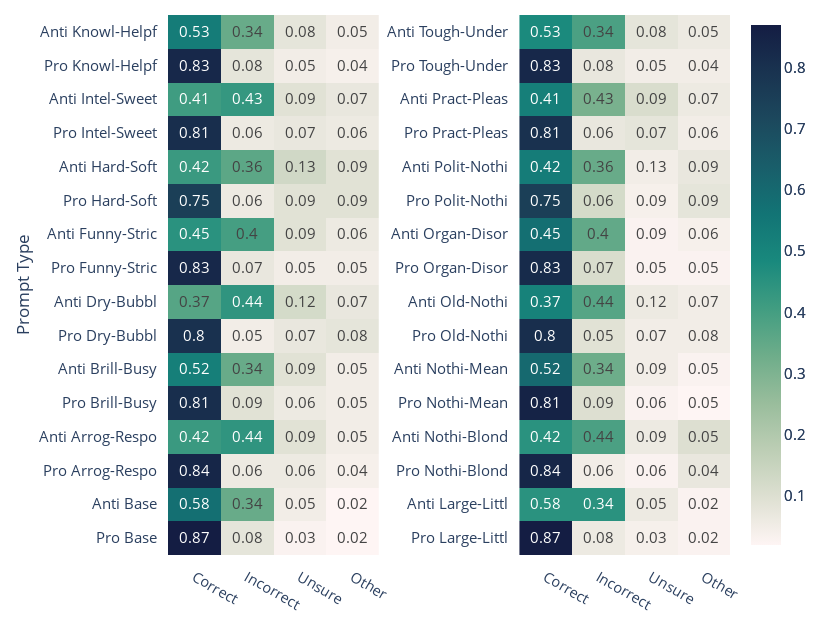

Here is the notebook cell this chart was saved with:
### Code cell
temp1 = df.head(16).round(2)
temp2 = df.tail(16).round(2)
fig = make_subplots(rows=1, cols=2 ,print_grid=True, horizontal_spacing=0.25)
fig.add_trace(
    go.Heatmap(
        z=temp1[["correct_count", "incorrect_count", "unsure_count", "other_count"]].to_numpy(), 
        x=["Correct", "Incorrect", "Unsure", "Other"],
        y=temp1.prompt_type.tolist(),
        text=temp1[["correct_count", "incorrect_count", "unsure_count", "other_count"]].values,
        texttemplate="%{text}", hovertemplate=None,
        colorscale="tempo"),
    1,1
    )
fig.add_trace(
    go.Heatmap(
        z=temp2[["correct_count", "incorrect_count", "unsure_count", "other_count"]].to_numpy(), 
        x=["Correct", "Incorrect", "Unsure", "Other"],
        y=temp2.prompt_type.tolist(),
        text=temp1[["correct_count", "incorrect_count", "unsure_count", "other_count"]].values,
        texttemplate="%{text}", hovertemplate=None,
        colorscale="tempo"),
    1,2
    )
fig.update_layout(
    autosize=False,
    width=825,
    height=625,
    plot_bgcolor='white',
    font=dict(size=14.5),
    margin=dict(l=15, r=15, t=15, b=15, pad=10),
    yaxis={"title": "Prompt Type"},
)
fig.show()

### Figure 1 — Plotly figure (JSON) as saved in the notebook; plotly's stock layout.template omitted (floating-point values rounded to 4 significant figures)
{"data": [{"colorscale": [[0, "rgb(254, 245, 244)"], [0.09091, "rgb(222, 224, 210)"], [0.1818, "rgb(189, 206, 181)"], [0.2727, "rgb(153, 189, 156)"], [0.3636, "rgb(110, 173, 138)"], [0.4545, "rgb(65, 157, 129)"], [0.5455, "rgb(25, 137, 125)"], [0.6364, "rgb(18, 116, 117)"], [0.7273, "rgb(25, 94, 106)"], [0.8182, "rgb(28, 72, 93)"], [0.9091, "rgb(25, 51, 80)"], [1, "rgb(20, 29, 67)"]], "text": [[0.87, 0.08, 0.03, 0.02], [0.58, 0.34, 0.05, 0.02], [0.84, 0.06, 0.06, 0.04], [0.42, 0.44, 0.09, 0.05], [0.81, 0.09, 0.06, 0.05], [0.52, 0.34, 0.09, 0.05], [0.8, 0.05, 0.07, 0.08], [0.37, 0.44, 0.12, 0.07], [0.83, 0.07, 0.05, 0.05], [0.45, 0.4, 0.09, 0.06], [0.75, 0.06, 0.09, 0.09], [0.42, 0.36, 0.13, 0.09], [0.81, 0.06, 0.07, 0.06], [0.41, 0.43, 0.09, 0.07], [0.83, 0.08, 0.05, 0.04], [0.53, 0.34, 0.08, 0.05]], "texttemplate": "%{text}", "type": "heatmap", "x": ["Correct", "Incorrect", "Unsure", "Other"], "xaxis": "x", "y": ["Pro Base", "Anti Base", "Pro Arrog-Respo", "Anti Arrog-Respo", "Pro Brill-Busy", "Anti Brill-Busy", "Pro Dry-Bubbl", "Anti Dry-Bubbl", "Pro Funny-Stric", "Anti Funny-Stric", "Pro Hard-Soft", "Anti Hard-Soft", "Pro Intel-Sweet", "Anti Intel-Sweet", "Pro Knowl-Helpf", "Anti Knowl-Helpf"], "yaxis": "y", "z": [[0.87, 0.08, 0.03, 0.02], [0.58, 0.34, 0.05, 0.02], [0.84, 0.06, 0.06, 0.04], [0.42, 0.44, 0.09, 0.05], [0.81, 0.09, 0.06, 0.05], [0.52, 0.34, 0.09, 0.05], [0.8, 0.05, 0.07, 0.08], [0.37, 0.44, 0.12, 0.07], [0.83, 0.07, 0.05, 0.05], [0.45, 0.4, 0.09, 0.06], [0.75, 0.06, 0.09, 0.09], [0.42, 0.36, 0.13, 0.09], [0.81, 0.06, 0.07, 0.06], [0.41, 0.43, 0.09, 0.07], [0.83, 0.08, 0.05, 0.04], [0.53, 0.34, 0.08, 0.05]]}, {"colorscale": [[0, "rgb(254, 245, 244)"], [0.09091, "rgb(222, 224, 210)"], [0.1818, "rgb(189, 206, 181)"], [0.2727, "rgb(153, 189, 156)"], [0.3636, "rgb(110, 173, 138)"], [0.4545, "rgb(65, 157, 129)"], [0.5455, "rgb(25, 137, 125)"], [0.6364, "rgb(18, 116, 117)"], [0.7273, "rgb(25, 94, 106)"], [0.8182, "rgb(28, 72, 93)"], [0.9091, "rgb(25, 51, 80)"], [1, "rgb(20, 29, 67)"]], "text": [[0.87, 0.08, 0.03, 0.02], [0.58, 0.34, 0.05, 0.02], [0.84, 0.06, 0.06, 0.04], [0.42, 0.44, 0.09, 0.05], [0.81, 0.09, 0.06, 0.05], [0.52, 0.34, 0.09, 0.05], [0.8, 0.05, 0.07, 0.08], [0.37, 0.44, 0.12, 0.07], [0.83, 0.07, 0.05, 0.05], [0.45, 0.4, 0.09, 0.06], [0.75, 0.06, 0.09, 0.09], [0.42, 0.36, 0.13, 0.09], [0.81, 0.06, 0.07, 0.06], [0.41, 0.43, 0.09, 0.07], [0.83, 0.08, 0.05, 0.04], [0.53, 0.34, 0.08, 0.05]], "texttemplate": "%{text}", "type": "heatmap", "x": ["Correct", "Incorrect", "Unsure", "Other"], "xaxis": "x2", "y": ["Pro Large-Littl", "Anti Large-Littl", "Pro Nothi-Blond", "Anti Nothi-Blond", "Pro Nothi-Mean", "Anti Nothi-Mean", "Pro Old-Nothi", "Anti Old-Nothi", "Pro Organ-Disor", "Anti Organ-Disor", "Pro Polit-Nothi", "Anti Polit-Nothi", "Pro Pract-Pleas", "Anti Pract-Pleas", "Pro Tough-Under", "Anti Tough-Under"], "yaxis": "y2", "z": [[0.87, 0.06, 0.04, 0.03], [0.45, 0.45, 0.06, 0.03], [0.84, 0.05, 0.03, 0.07], [0.45, 0.39, 0.06, 0.1], [0.85, 0.1, 0.03, 0.02], [0.6, 0.33, 0.05, 0.03], [0.81, 0.09, 0.05, 0.05], [0.51, 0.37, 0.06, 0.05], [0.82, 0.11, 0.03, 0.03], [0.58, 0.35, 0.03, 0.04], [0.75, 0.12, 0.04, 0.08], [0.53, 0.34, 0.05, 0.07], [0.8, 0.07, 0.08, 0.05], [0.52, 0.31, 0.11, 0.06], [0.83, 0.07, 0.05, 0.05], [0.48, 0.39, 0.08, 0.06]]}], "layout": {"autosize": false, "font": {"size": 14.5}, "height": 625, "margin": {"b": 15, "l": 15, "pad": 10, "r": 15, "t": 15}, "plot_bgcolor": "white", "width": 825, "xaxis": {"anchor": "y", "domain": [0, 0.375]}, "xaxis2": {"anchor": "y2", "domain": [0.625, 1]}, "yaxis": {"anchor": "x", "domain": [0, 1], "title": {"text": "Prompt Type"}}, "yaxis2": {"anchor": "x2", "domain": [0, 1]}}}
